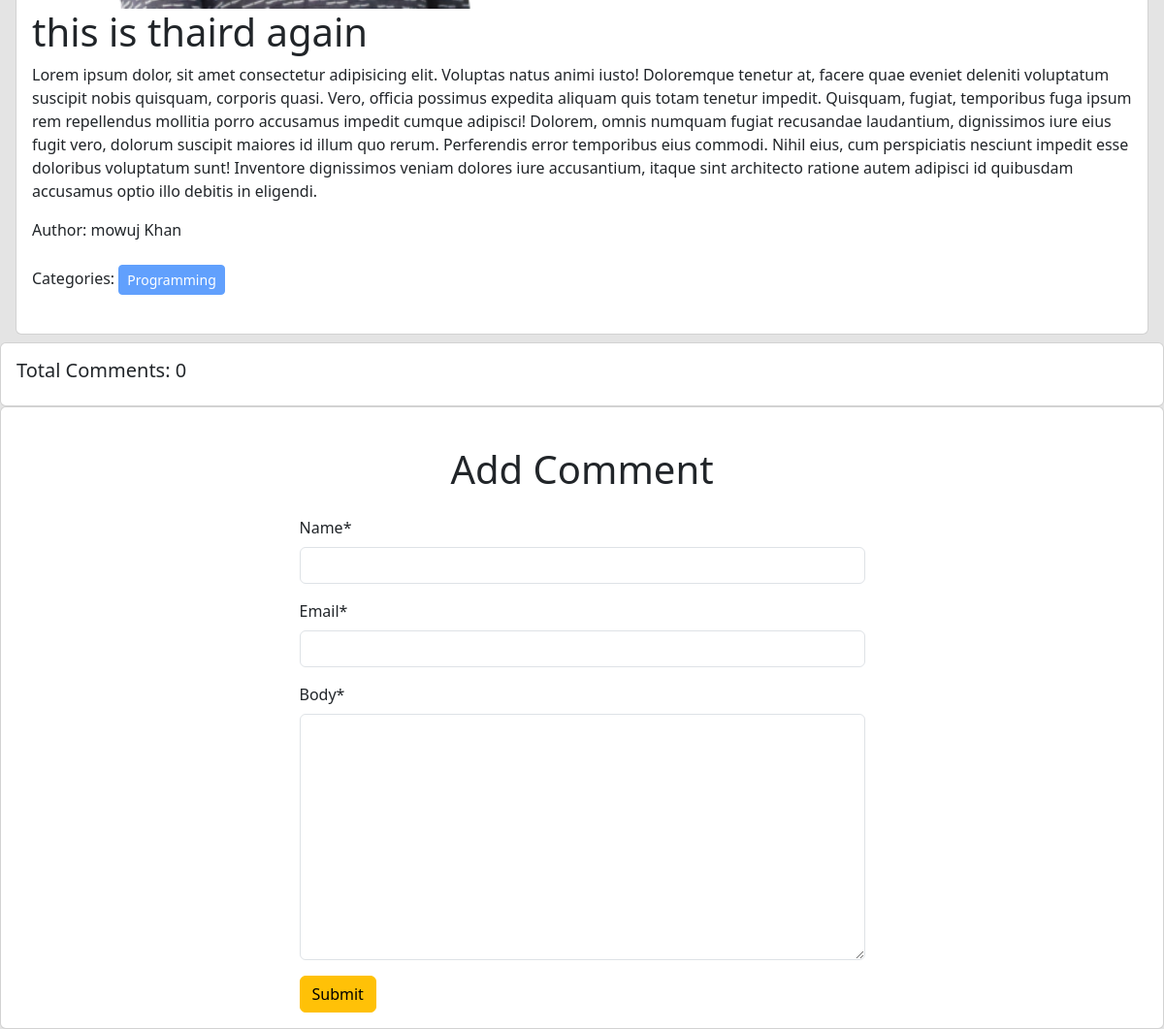
The page /post/details/3/ (lower part) on the database as committed earlier.
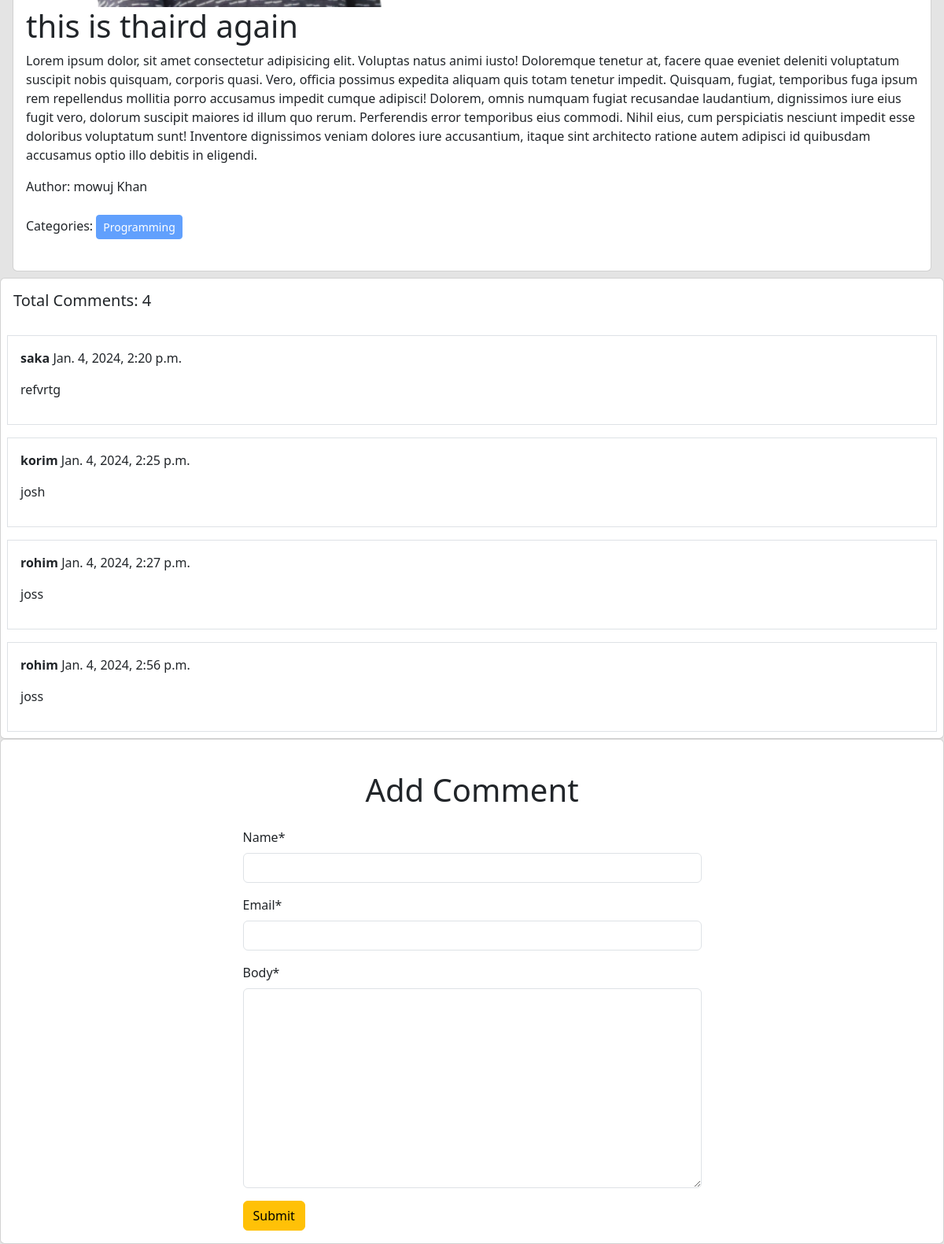
The same page on the database as committed later.
### post/models.py (models this page shows, shortened)
class Post(models.Model):
    title=models.CharField(max_length=50)
    content=models.TextField()
    category=models.ManyToManyField(Category) # ekta post mutiple categorie te thakte pare abr ekta category te onk gula post thakte pare.
    author=models.ForeignKey(User,on_delete=models.CASCADE)
    image=models.ImageField(upload_to='media/uploads/',null=True,blank=True)

class Comment(models.Model):
    post=models.ForeignKey(Post,on_delete=models.CASCADE,related_name='comments')
    name=models.CharField(max_length=30)
    email=models.EmailField()
    body=models.TextField()
    created_on=models.DateTimeField(auto_now_add=True)

### categories/models.py (models this page shows, shortened)
class Category(models.Model):
    name=models.CharField(max_length=100)
    slug=models.SlugField(max_length=100,unique=True,null=True, blank=True)

### post/views.py (the view, shortened to what this page needs)
# urls.py: path('details/<int:id>/', views.DetailPostView.as_view(), name='detail_post'),
class DetailPostView(DetailView):
    model = Post
    pk_url_kwarg = 'id'
    template_name = 'post_details.html'
    def get_context_data(self,**kwargs):
        context=super().get_context_data(**kwargs)
        post = self.object
        comments = post.comments.all()
        comment_form = forms.CommentForm()
        context['comments']=comments
        context['comment_form']=comment_form
        return context

### post/forms.py
class CommentForm(forms.ModelForm):
    class Meta:
        model = Comment
        fields=['name','email','body']

### post/templates/post_details.html (shortened to what this page needs)
{% extends "base.html" %} {% load crispy_forms_tags %} {% block content %}
<div class="col-12">
  <div class="card mx-3">
    <div class="card-body">
      <img src="{{post.image.url}}" class="card-img-top w-50" alt="..." />
      <h1 class="card-title">{{post.title}}</h1>
      <p class="card-text">{{post.content}}</p>
      <p>Author: {{post.author.first_name}} {{post.author.last_name}}</p>
      <p>
        Categories: {% for j in post.category.all %}
        <button class="btn btn-primary btn-sm disabled my-2">{{j.name}}</button>
        {% endfor %}
      </p>
    </div>
  </div>
</div>
<div class="card mt-2">
  <h5 class="p-3">Total Comments: {{ comments | length }}</h5>
  {% for comment in comments %}
  <div class="card-body border m-2">
    <p><b>{{comment.name}}</b> {{comment.created_on}}</p>
    <p>{{comment.body}}</p>
  </div>
  {% endfor %}
</div>
<div class="card">
  <div class="card-body">
    <form action="" class="w-50 m-auto" method="post">
      <h1 class="text-center my-4">Add Comment</h1>
      {% csrf_token %} {{comment_form | crispy}}
      <input class="btn btn-warning" type="submit" value="Submit" />
    </form>
  </div>
</div>
{% endblock content %}

### templates/base.html (shortened to what this page needs)
<!DOCTYPE html>
<html lang="en">
<head>
    <link href="https://cdn.jsdelivr.net/npm/bootstrap@5.3.2/dist/css/bootstrap.min.css" rel="stylesheet">
</head>
<body style="background-color: #e4e4e4;">
  {% block content %}
    {% endblock content %}
  </body>
</body>
</html>

Rows that differ between the two databases and show on the page:
added Comment: name "saka", created_on "Jan. 4, 2024, 2:20 p.m.", body "refvrtg"
added Comment: name "korim", created_on "Jan. 4, 2024, 2:25 p.m.", body "josh"
added Comment: name "rohim", created_on "Jan. 4, 2024, 2:27 p.m.", body "joss"
added Comment: name "rohim", created_on "Jan. 4, 2024, 2:56 p.m.", body "joss"
Other text that changed with them:
{{ comments | length }}: "0" → "4"
